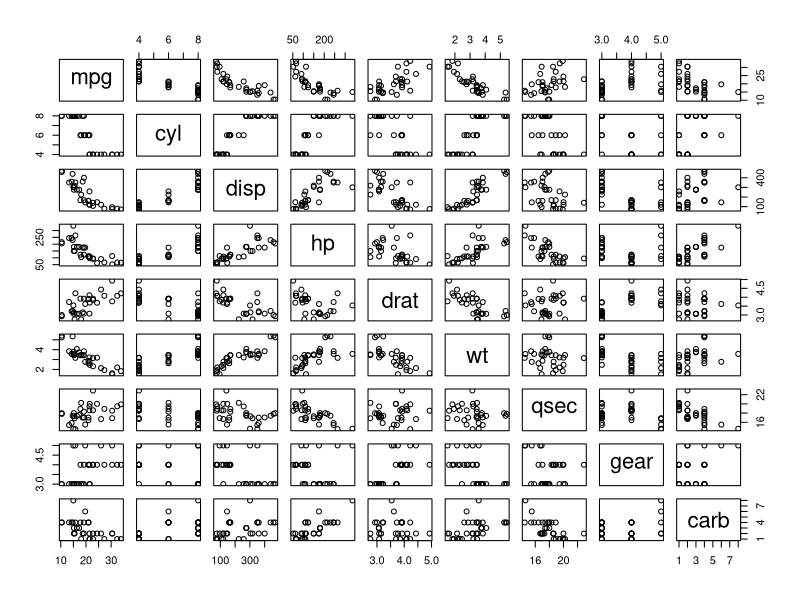
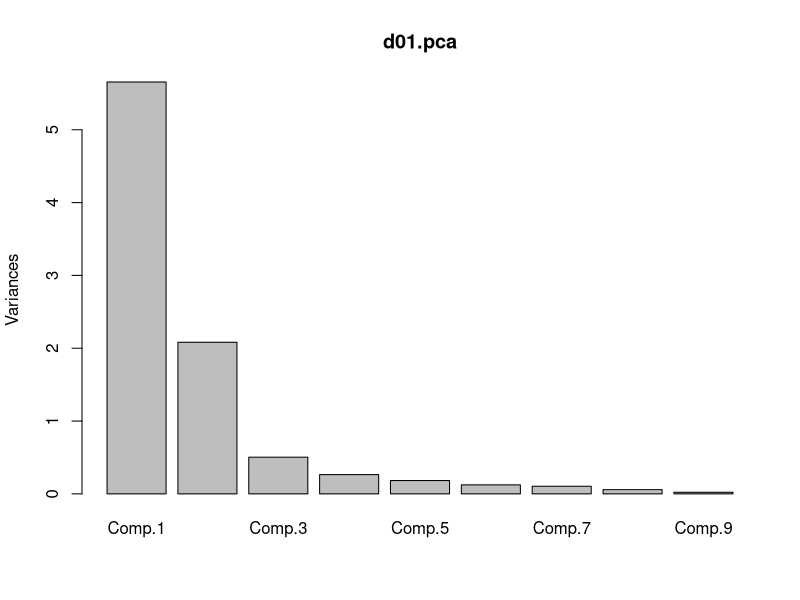

The R source for these figures, in order:
# To generate the same pseudo-randoms if required
set.seed(20)
 
# Note - mtcars is of type data.frame, not a vector or a table
#1 mtcars[,1] , mtcars[,2] will return a vector
#2 mtcars[1,], mtcars[2,] will return data.frame objects
#3 Any other type of operation except #1 will produce data.frame objects again
#Dropping the two categorical features
d01 <- mtcars[,c(1:7,10,11)]

plot(d01)

d01.pca <- princomp(d01,cor=TRUE,scores=TRUE)

summary(d01.pca)

plot(d01.pca)

d02 <- d01.pca$scores